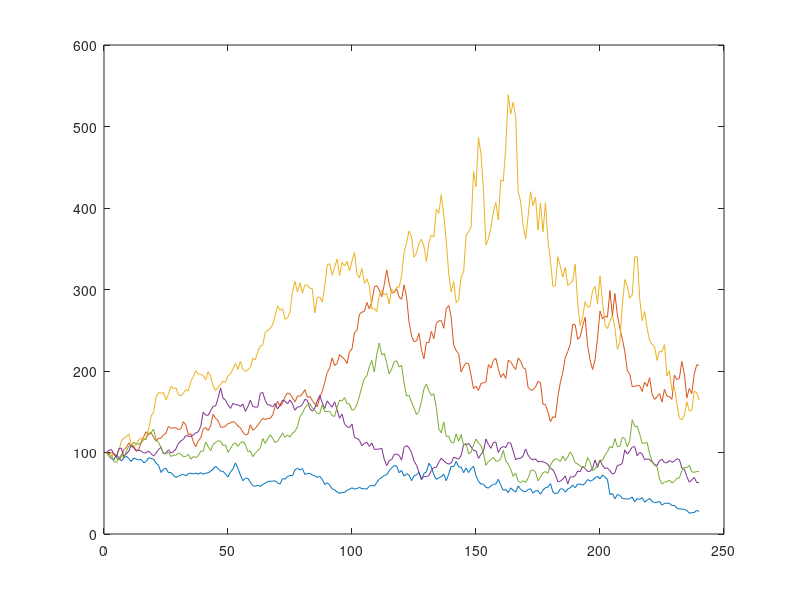

Write the MATLAB code that produced this figure. (Note: this script raises an error after producing the figure.)
%% Author: Xinyu Zhang
%% CID: 01787342
%% Firm values in structured credit model
%
% This example shows how to build credit models.
%
% One of the fundamental tasks in credit risk management is to 
% compute the value of the firm (V ) for a 20-year period using the Merton
% model. 
% Use the following inputs:
% Risk-free rate = 3.10% 
% Face value of debt at maturity equals K = 80
% T = 20 and frequency is monthly (i.e. dt = 1/12)
% Asset volatility 15% for the first 10 years and 25% for the last 10 years
% V(0)=100.

rf=0.031;
K=80;
T=20;
dt=1/12;
n=T/dt;
volatility1=0.15; 
volatility2=0.25; 
firmvalue=zeros(250000,n);
firmvalue(:,1)=100;
ramdon=randn(250000,n);

for j=2:n/2
    firmvalue(:,j)=firmvalue(:,j-1)+firmvalue(:,j-1).*rf*dt+firmvalue(:,j-1).*ramdon(:,j).*volatility1*sqrt(dt);
end

for j=(n/2+1):n
    firmvalue(:,j)=firmvalue(:,j-1)+firmvalue(:,j-1).*rf*dt+firmvalue(:,j-1).*ramdon(:,j).*volatility2*sqrt(dt);
end

%%
%%(a)
% Simulate the value of the firm (using the above assumptions) 250,000 times. 
% Plot 5 randomly selected paths
x=1:n;
y1=firmvalue(1,:);
y2=firmvalue(2,:);
y3=firmvalue(3,:);
y4=firmvalue(4,:);
y5=firmvalue(5,:);
xlabel('Time t(months)')
ylabel('Value of firms V(t)')
title(' Simulated Asset Values ')
plot(x,y1,x,y2,x,y3,x,y4,x,y5)

%%
%%(b)
residualfv=firmvalue(:,n)-K;
residualfv=round(residualfv,0);
tbl=tabulate(residualfv);
plot(tbl(1:500,1),tbl(1:500,3)/100);

%%
%%c
sum1=0;
for i=1:250000
    if firmvalue(i,n)<K
        sum1=sum1+1;
    end
end
PD1=sum1/250000;
% PD1
% PD =

%    0.3266
mertonmodel

[PD,DD,A,Sa] = mertonmodel(Equity,EquityVol,Liability,Rate,'Drift',Drift)


%%
%%d
C=zeros(1,n);
for i=1:n
    C(i)=K/exp(rf*(n-i)*dt);
end

sum2=0;
for i =1:250000
    for j=1:n
        if firmvalue(i,j)<C(j)
            sum2=sum2+1;
            break;
        end
    end
end
PD2=sum2/250000;
% PD2

%%
%e
%the default probabilities assuming model 1 and model 2 significantly different? 
% I can run the codes before several times
rf=0.031;K=80;T=20;dt=1/12;n=T/dt;volatility1=0.15; volatility2=0.25; 
firmvalue=zeros(250000,n);firmvalue(:,1)=100;ramdon=randn(250000,n);
for j=2:n/2
    firmvalue(:,j)=firmvalue(:,j-1)+firmvalue(:,j-1).*rf*dt+firmvalue(:,j-1).*ramdon(:,j).*volatility1*sqrt(dt);
end
for j=(n/2+1):n
    firmvalue(:,j)=firmvalue(:,j-1)+firmvalue(:,j-1).*rf*dt+firmvalue(:,j-1).*ramdon(:,j).*volatility2*sqrt(dt);
end
sum1=0;
for i=1:250000
    if firmvalue(i,n)<K
        sum1=sum1+1;
    end
end
PD1=sum1/250000;
C=zeros(1,n);
for i=1:n
    C(i)=K/exp(rf*(n-i)*dt);
end
sum2=0;
for i =1:250000
    for j=1:n
        if firmvalue(i,j)<C(j)
            sum2=sum2+1;
            break;
        end
    end
end
PD2=sum2/250000;
% later this part being put into the function part for Q1i
% to calculate the difference between PD1 and PD2
% PD1=0.3259  PD2=0.4995
% PD1=0.3246  PD2=0.4979
% PD1=0.3248  PD2=0.4984
% PD1=0.3263  PD2=0.4989
% PD1=0.3245  PD2=0.4973
% 

%%
%f
% x = fminsearch(fun,x0,options) minimizes with the optimization options 
% specified in the structure options. Use optimset to set these options

options = optimset('PlotFcns','optimplotfval','TolFun',1e-7);
fun=@Q1i_fx; % my own function
x0=[100];
[x,fval] = fminsearch(fun,x0,options);

%x=30;fval=0.0373

%%
%%g
rf=0.031;K=80;T=20;
dt=1/1;  % this time dt change to 1/1
n=T/dt;volatility1=0.15; volatility2=0.25; 
firmvalue=zeros(250000,n);firmvalue(:,1)=100;ramdon=randn(250000,n);
for j=2:n/2
    firmvalue(:,j)=firmvalue(:,j-1)+firmvalue(:,j-1).*rf*dt+firmvalue(:,j-1).*ramdon(:,j).*volatility1*sqrt(dt);
end
for j=(n/2+1):n
    firmvalue(:,j)=firmvalue(:,j-1)+firmvalue(:,j-1).*rf*dt+firmvalue(:,j-1).*ramdon(:,j).*volatility2*sqrt(dt);
end
sum1=0;
for i=1:250000
    if firmvalue(i,n)<K
        sum1=sum1+1;
    end
end
PD1=sum1/250000;
C=zeros(1,n);
for i=1:n
    C(i)=K/exp(rf*(n-i)*dt);
end
sum2=0;
for i =1:250000
    for j=1:n
        if firmvalue(i,j)<C(j)
            sum2=sum2+1;
            break;
        end
    end
end
PD2=sum2/250000;
% PD1       PD2
% 0.3346    0.4557

pd=makedist("normal","mu",0,"sigma",1);
y=cdf(pd,-0.3166);
%y=0.3758

